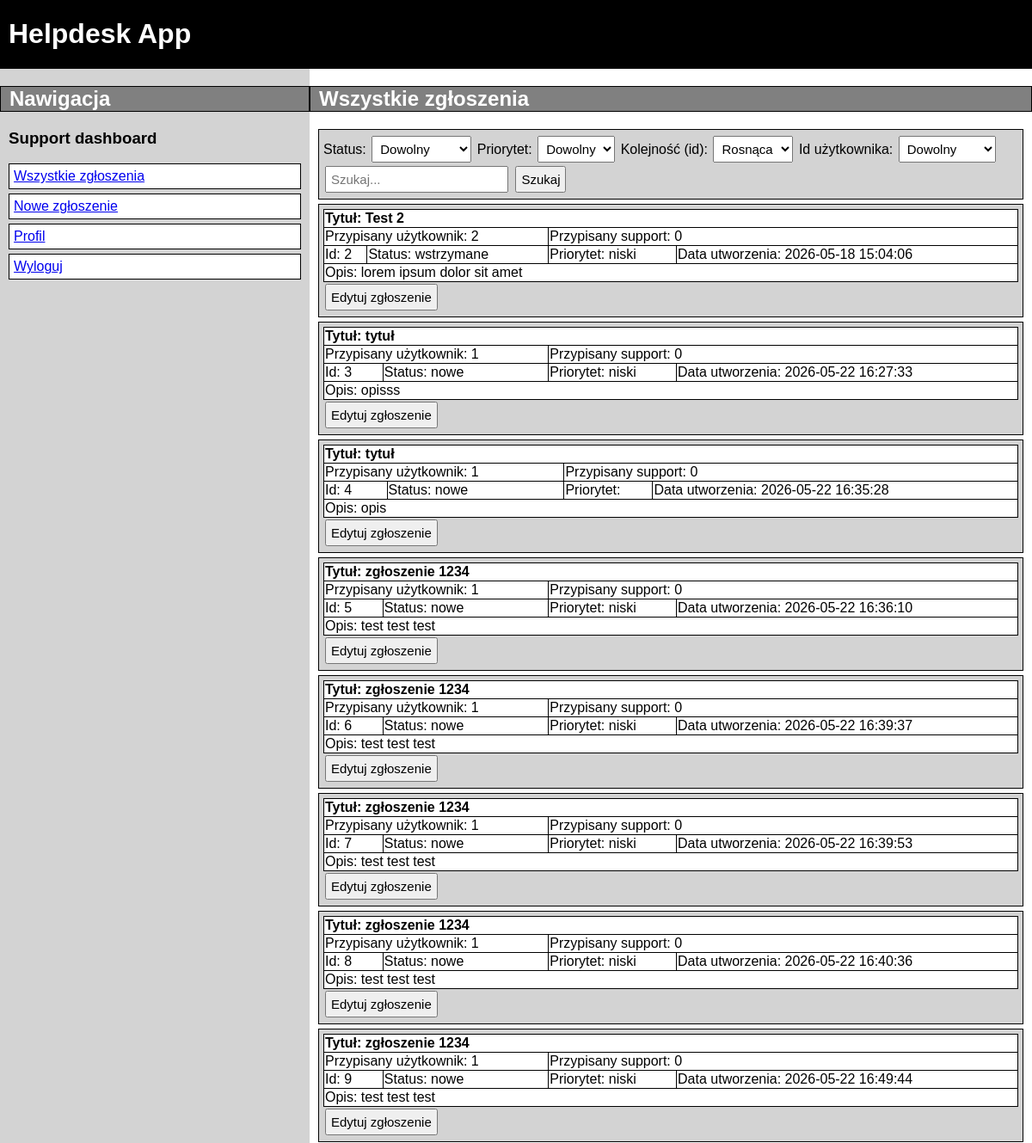
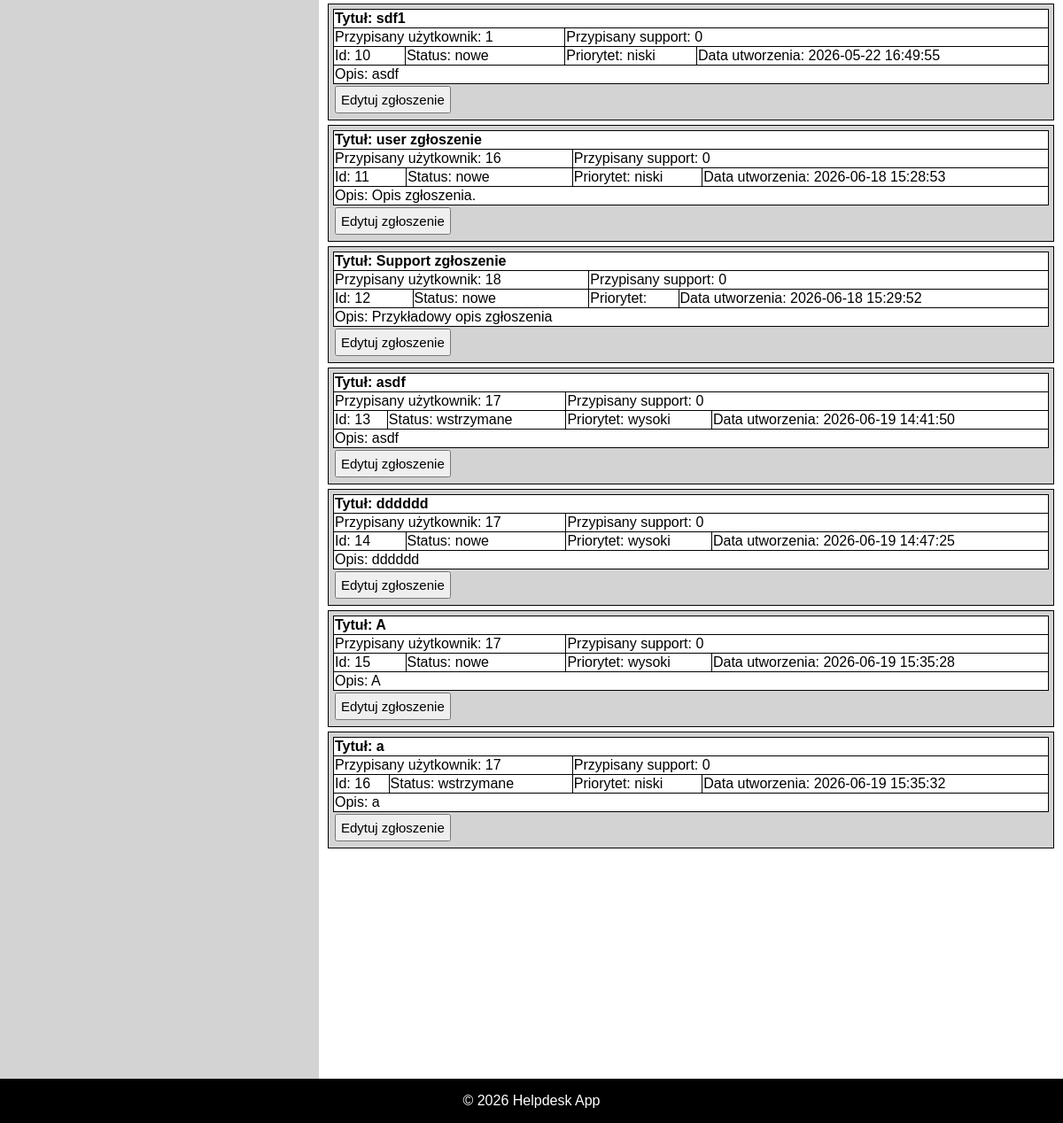
Page /support.php (signed in) on the committed database (2 pictures, top to bottom).
### tables this page shows
CREATE TABLE `tickets` (
  `id` int(11) NOT NULL,
  `user_id` int(11) NOT NULL,
  `assigned_to` int(11) NOT NULL,
  `title` varchar(255) DEFAULT NULL,
  `description` text DEFAULT NULL,
  `status` enum('nowe','w_toku','wstrzymane','zamknięte') NOT NULL,
  `priority` enum('niski','średni','wysoki','') NOT NULL,
  `created_at` timestamp NOT NULL DEFAULT current_timestamp()
);

### public/support.php (the view, shortened to what this page needs)
<?php
$conn = mysqli_connect("localhost", "root", "", "helpdesk");
$tickets_query = "SELECT id, user_id, assigned_to, title, description, status, priority, created_at
		FROM tickets WHERE 1=1";
$tickets_result = mysqli_query($conn, $tickets_query);
?>
<!DOCTYPE html>
<html lang="pl">
<head>
	<link rel="stylesheet" href="styles.css">
</head>
<body>
	<div class="topbar">
		<header>
			<h1>Helpdesk App</h1>
		</header>
	</div>
	<div class="layout">
		<aside class="sidebar">
			<h2>Nawigacja</h2>
			<section>
				<h3>Support dashboard</h3>
				<nav>
					<ul>
						<li><a href="#" onclick="showDiv('zgloszenia')">Wszystkie zgłoszenia</a></li>
						<li><a href="#" onclick="showDiv('nowe-zgloszenie')">Nowe zgłoszenie</a></li>
						<li><a href="#" onclick="showDiv('profil')">Profil</a></li>
						<li><a href="logout.php">Wyloguj</a></li>
					</ul>
				</nav>
			</section>
		</aside>
		<main class="content">
			<div id="zgloszenia" class="section">
				<h2>Wszystkie zgłoszenia</h2>
				<section>
					<div class="search">
						<form id="searchForm" class="form" method="POST" action="">
							<label for="status">Status:</label>
							<select id="status" name="status">
								<option value="">Dowolny</option>
							</select>
							<label for="priority">Priorytet:</label>
							<select id="priority" name="priority">
								<option value="">Dowolny</option>
							</select>
							<label for="order">Kolejność (id):</label>
							<select id="order" name="order">
								<option value="ascending">Rosnąca</option>
							</select>
							<label for="user_id">Id użytkownika:</label>
							<?php
								echo '<select id="user_id" name="user_id">';
								echo "<option value=''>Dowolny</option>";
								echo '</select>';
							?>
							<input type="text" id="search" name="search" placeholder="Szukaj...">
							<input type="submit" value="Szukaj">
						</form>
					</div>
					<?php while ($row = mysqli_fetch_assoc($tickets_result)) { ?>
					<article class="ticket">
						<table class="ticket">
							<tr>
								<th colspan="4">Tytuł: <?= htmlspecialchars($row['title']) ?></th>
							</tr>
							<tr>
								<td colspan="2">Przypisany użytkownik: <?= $row['user_id'] ?></td>
								<td colspan="2">Przypisany support: <?= $row['assigned_to'] ?></td>
							</tr>
							<tr>
								<td>Id: <?= $row['id'] ?></td>
								<td>Status: <?= $row['status'] ?></td>
								<td>Priorytet: <?= $row['priority'] ?></td>
								<td>Data utworzenia: <?= $row['created_at'] ?></td>
							</tr>
							<tr>
								<td colspan="4">Opis: <?= htmlspecialchars($row['description']) ?></td>
							</tr>
						</table>
						<button
						type="button"
						data-id="<?= $row['id'] ?>"
						data-title="<?= htmlspecialchars($row['title']) ?>"
						data-description="<?= htmlspecialchars($row['description']) ?>"
						data-user_id="<?= $row['user_id'] ?>"
						data-assigned_to="<?= $row['assigned_to'] ?>"
						data-status="<?= $row['status'] ?>"
						data-priority="<?= $row['priority'] ?>"
						data-created_at="<?= $row['created_at'] ?>"
						onclick="showEdit(this, 'edytuj-zgloszenie')">
						Edytuj zgłoszenie
						</button>
					</article>
					<?php } ?>
				</section>
			</div>
		</main>
	</div>
	<footer>
		<p>&copy; 2026 Helpdesk App</p>
	</footer>
</body>
</html>

### public/styles.css (style rules this page uses)
body { margin: 0; padding: 0; font-family: Arial; display: flex; flex-direction: column; height: 100%; min-height: 100vh; }
header { color: white; background-color: black; }
footer { margin-top: auto; background: black; color: white; text-align: center; padding: 0px; width: 100%; position: fixed; bottom: 0; }
.topbar { text-align: left; color: white; background-color: black; padding-left: 10px; padding-right: 10px; }
.sidebar { width: 30%; background-color: lightgray; flex-direction: column; }
.content { flex: 1; background-color: white; padding-bottom: 300px; }
.layout { flex: 1; display: flex; }
ul { margin: 0; padding: 0; list-style-type: none; }
li { margin-top: 5px; padding: 5px; background-color: white; border-style: solid; border-color: black; border-width: 1px; }
article { margin-top: 5px; padding: 5px; border-style: ; background-color: lightgray; border-style: solid; border-color: black; border-width: 1px; }
section { margin: 10px; }
h2 { padding-left: 10px; padding-right: 10px; color: white; background-color: gray; border-style: solid; border-color: black; border-width: 1px; }
h3 { color: black; }
form { padding: 5px; background-color: lightgray; border-style: solid; border-color: black; border-width: 1px; }
input, select, textarea { font-size: 15px; padding: 5px; margin: 2px; }
button { font-size: 15px; padding: 5px; margin: 2px; }
table { border-style: solid; width: 100%; border-width: 1px; border-collapse: collapse; }
th, td { text-align: left; border-style: solid; border-width: 1px; background-color: white; padding: 1px; }

### rows in the picture
tickets: title "Test 2", user "2", assigned_to "0", id "2", status "wstrzymane", priority "niski", created_at "2026-05-18 15:04:06", description "lorem ipsum dolor sit amet"
tickets: title "tytuł", user "1", assigned_to "0", id "3", status "nowe", priority "niski", created_at "2026-05-22 16:27:33", description "opisss"
tickets: title "tytuł", user "1", assigned_to "0", id "4", status "nowe", created_at "2026-05-22 16:35:28", description "opis"
tickets: title "zgłoszenie 1234", user "1", assigned_to "0", id "5", status "nowe", priority "niski", created_at "2026-05-22 16:36:10", description "test test test"
tickets: title "zgłoszenie 1234", user "1", assigned_to "0", id "6", status "nowe", priority "niski", created_at "2026-05-22 16:39:37", description "test test test"
tickets: title "zgłoszenie 1234", user "1", assigned_to "0", id "7", status "nowe", priority "niski", created_at "2026-05-22 16:39:53", description "test test test"
tickets: title "zgłoszenie 1234", user "1", assigned_to "0", id "8", status "nowe", priority "niski", created_at "2026-05-22 16:40:36", description "test test test"
tickets: title "zgłoszenie 1234", user "1", assigned_to "0", id "9", status "nowe", priority "niski", created_at "2026-05-22 16:49:44", description "test test test"
tickets: title "sdf1", user "1", assigned_to "0", id "10", status "nowe", priority "niski", created_at "2026-05-22 16:49:55", description "asdf"
tickets: title "user zgłoszenie", user "16", assigned_to "0", id "11", status "nowe", priority "niski", created_at "2026-06-18 15:28:53", description "Opis zgłoszenia."
tickets: title "Support zgłoszenie", user "18", assigned_to "0", id "12", status "nowe", created_at "2026-06-18 15:29:52", description "Przykładowy opis zgłoszenia"
tickets: title "asdf", user "17", assigned_to "0", id "13", status "wstrzymane", priority "wysoki", created_at "2026-06-19 14:41:50", description "asdf"
tickets: title "dddddd", user "17", assigned_to "0", id "14", status "nowe", priority "wysoki", created_at "2026-06-19 14:47:25", description "dddddd"
tickets: title "A", user "17", assigned_to "0", id "15", status "nowe", priority "wysoki", created_at "2026-06-19 15:35:28", description "A"
tickets: title "a", user "17", assigned_to "0", id "16", status "wstrzymane", priority "niski", created_at "2026-06-19 15:35:32", description "a"
